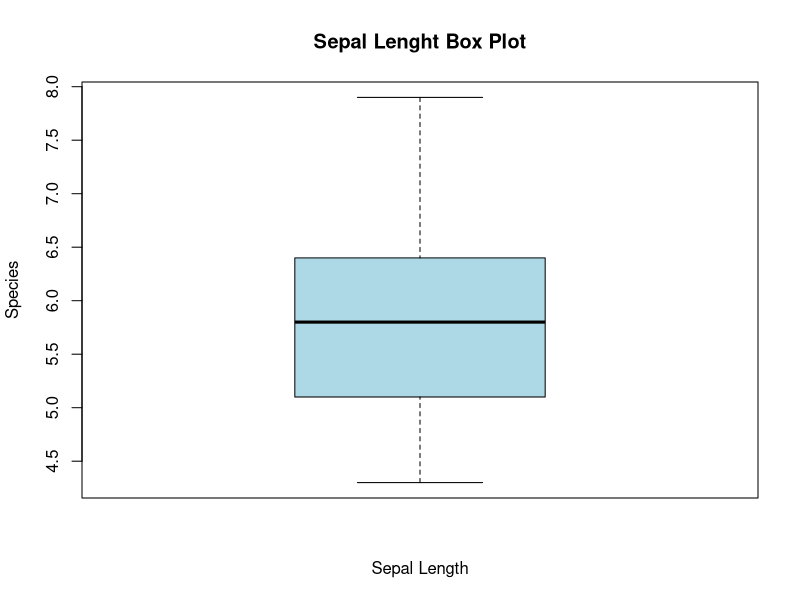

Write the R code that produced this figure.
attach(iris)
View(iris)

a = mean(Sepal.Length)
print(paste("Mean of Sepal Length:",a))

b = median(Sepal.Length)
print(paste("Median of Sepal Length:",a))

c = max(Sepal.Length)
print(paste("Maximum Value of Sepal Length:",c))

d = min(Sepal.Length)
print(paste("Minimum Value of Sepal Length:",d))

e = sd(Sepal.Length)
print(paste("Standard Value of Sepal Length:",e))

boxplot(Sepal.Length, 
        main = "Sepal Lenght Box Plot", 
        col = "lightblue",ylab = "Species", 
        xlab = "Sepal Length")

